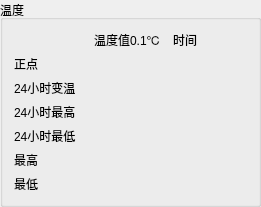
   <widget class="QGroupBox" name="T_GB">
    <property name="geometry">
     <rect>
      <x>10</x>
      <y>10</y>
      <width>261</width>
      <height>171</height>
     </rect>
    </property>
    <property name="title">
     <string>温度</string>
    </property>
    <layout class="QGridLayout" name="gridLayout_3">
     <item row="2" column="0">
      <widget class="QLabel" name="label_26">
       <property name="text">
        <string>24小时变温</string>
       </property>
      </widget>
     </item>
     <item row="0" column="1">
      <widget class="QLabel" name="label_28">
       <property name="text">
        <string>温度值0.1℃</string>
       </property>
      </widget>
     </item>
     <item row="0" column="2">
      <widget class="QLabel" name="label_29">
       <property name="text">
        <string>时间</string>
       </property>
      </widget>
     </item>
     <item row="1" column="0">
      <widget class="QLabel" name="label_23">
       <property name="text">
        <string>正点</string>
       </property>
      </widget>
     </item>
     <item row="5" column="0">
      <widget class="QLabel" name="label_24">
       <property name="text">
        <string>最高</string>
       </property>
      </widget>
     </item>
     <item row="6" column="0">
      <widget class="QLabel" name="label_25">
       <property name="text">
        <string>最低</string>
       </property>
      </widget>
     </item>
     <item row="3" column="0">
      <widget class="QLabel" name="label_27">
       <property name="text">
        <string>24小时最高</string>
       </property>
      </widget>
     </item>
     <item row="4" column="0">
      <widget class="QLabel" name="label_30">
       <property name="text">
        <string>24小时最低</string>
       </property>
      </widget>
     </item>
     <item row="7" column="0">
      <spacer name="verticalSpacer">
       <property name="orientation">
        <enum>Qt::Vertical</enum>
       </property>
       <property name="sizeHint" stdset="0">
        <size>
         <width>20</width>
         <height>40</height>
        </size>
       </property>
      </spacer>
     </item>
     <item row="3" column="1">
      <widget class="MyDoubleLabel" name="MaxT24_DL">
       <property name="styleSheet">
        <string notr="true"/>
       </property>
       <property name="rightText">
        <string>99999</string>
       </property>
       <property name="leftText">
        <string>99999</string>
       </property>
       <property name="alignment">
        <enum>MyDoubleLabel::AlignLeft</enum>
       </property>
      </widget>
     </item>
     <item row="4" column="1">
      <widget class="MyDoubleLabel" name="MinT24_DL">
       <property name="styleSheet">
        <string notr="true"/>
       </property>
       <property name="rightText">
        <string>99999</string>
       </property>
       <property name="leftText">
        <string>99999</string>
       </property>
       <property name="alignment">
        <enum>MyDoubleLabel::AlignLeft</enum>
       </property>
      </widget>
     </item>
     <item row="5" column="1">
      <widget class="MyDoubleLabel" name="MaxT_DL">
       <property name="styleSheet">
        <string notr="true"/>
       </property>
       <property name="rightText">
        <string>99999</string>
       </property>
       <property name="leftText">
        <string>99999</string>
       </property>
       <property name="alignment">
        <enum>MyDoubleLabel::AlignLeft</enum>
       </property>
      </widget>
     </item>
     <item row="6" column="1">
      <widget class="MyDoubleLabel" name="MinT_DL">
       <property name="styleSheet">
        <string notr="true"/>
       </property>
       <property name="rightText">
        <string>99999</string>
       </property>
       <property name="leftText">
        <string>99999</string>
       </property>
       <property name="alignment">
        <enum>MyDoubleLabel::AlignLeft</enum>
       </property>
      </widget>
     </item>
     <item row="5" column="2">
      <widget class="MyDoubleLabel" name="MaxTT_DL">
       <property name="styleSheet">
        <string notr="true"/>
       </property>
       <property name="rightText">
        <string>99999</string>
       </property>
       <property name="leftText">
        <string>99999</string>
       </property>
       <property name="alignment">
        <enum>MyDoubleLabel::AlignLeft</enum>
       </property>
      </widget>
     </item>
     <item row="6" column="2">
      <widget class="MyDoubleLabel" name="MinTT_DL">
       <property name="styleSheet">
        <string notr="true"/>
       </property>
       <property name="rightText">
        <string>99999</string>
       </property>
       <property name="leftText">
        <string>99999</string>
       </property>
       <property name="alignment">
        <enum>MyDoubleLabel::AlignLeft</enum>
       </property>
      </widget>
     </item>
     <item row="1" column="1">
      <widget class="MyDoubleLabel" name="T_DL">
       <property name="styleSheet">
        <string notr="true"/>
       </property>
       <property name="rightText">
        <string>99999</string>
       </property>
       <property name="leftText">
        <string>99999</string>
       </property>
       <property name="alignment">
        <enum>MyDoubleLabel::AlignLeft</enum>
       </property>
      </widget>
     </item>
     <item row="2" column="1">
      <widget class="MyDoubleLabel" name="VT24_DL">
       <property name="styleSheet">
        <string notr="true"/>
       </property>
       <property name="rightText">
        <string>99999</string>
       </property>
       <property name="leftText">
        <string>99999</string>
       </property>
       <property name="alignment">
        <enum>MyDoubleLabel::AlignLeft</enum>
       </property>
      </widget>
     </item>
    </layout>
   </widget>
